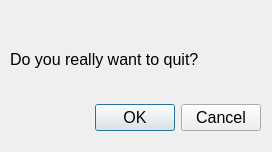
<?xml version="1.0" encoding="UTF-8"?>
<ui version="4.0">
 <class>quitDialog</class>
 <widget class="QDialog" name="quitDialog">
  <property name="geometry">
   <rect>
    <x>0</x>
    <y>0</y>
    <width>272</width>
    <height>152</height>
   </rect>
  </property>
  <property name="windowTitle">
   <string>Are you sure?</string>
  </property>
  <widget class="QWidget" name="verticalLayoutWidget">
   <property name="geometry">
    <rect>
     <x>10</x>
     <y>20</y>
     <width>251</width>
     <height>111</height>
    </rect>
   </property>
   <layout class="QVBoxLayout" name="verticalLayout">
    <item>
     <widget class="QLabel" name="label">
      <property name="font">
       <font>
        <family>Arial</family>
        <pointsize>12</pointsize>
       </font>
      </property>
      <property name="text">
       <string>Do you really want to quit?</string>
      </property>
     </widget>
    </item>
    <item>
     <widget class="QDialogButtonBox" name="buttonBox">
      <property name="font">
       <font>
        <family>Arial</family>
        <pointsize>12</pointsize>
       </font>
      </property>
      <property name="orientation">
       <enum>Qt::Horizontal</enum>
      </property>
      <property name="standardButtons">
       <set>QDialogButtonBox::Cancel|QDialogButtonBox::Ok</set>
      </property>
     </widget>
    </item>
   </layout>
  </widget>
 </widget>
 <resources/>
 <connections/>
</ui>
